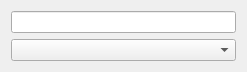
<?xml version="1.0" encoding="UTF-8"?>
<ui version="4.0">
 <class>EmployeeWidget</class>
 <widget class="QWidget" name="EmployeeWidget">
  <property name="geometry">
   <rect>
    <x>0</x>
    <y>0</y>
    <width>247</width>
    <height>64</height>
   </rect>
  </property>
  <property name="windowTitle">
   <string>Form</string>
  </property>
  <layout class="QGridLayout" name="gridLayout">
   <item row="0" column="0">
    <layout class="QVBoxLayout" name="verticalLayout">
     <item>
      <widget class="FilterLineEdit" name="lineEditEmployeeFilter"/>
     </item>
     <item>
      <widget class="QComboBox" name="comboBoxEmployee"/>
     </item>
    </layout>
   </item>
  </layout>
 </widget>
 <customwidgets>
  <customwidget>
   <class>FilterLineEdit</class>
   <extends>QLineEdit</extends>
   <header>filterlineedit.h</header>
  </customwidget>
 </customwidgets>
 <resources/>
 <connections/>
</ui>
